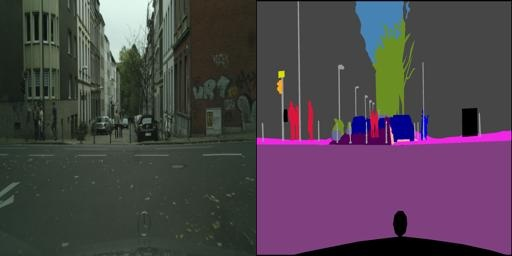
#> input picture DATA/train/10.jpg, 512 x 256 px; its folder holds only this picture in this run
$ python save_data_as_npy.py
#> lines starting #> are read from the running program, lines starting #| are printed output that depends on the picture
import numpy as np
import cv2
import glob
import matplotlib.pyplot as plt
import time

train_images = []
train_output = []
test_images = []
test_output = []

t1 = time.time()


files = glob.glob('./DATA/train/*')
print(len(files))

for image_file in files:
    image = cv2.imread(image_file)
#> image is the input picture: shape (256, 512, 3); mean B, G, R 76.4, 66.9, 77.3
    image1, image2 = np.split(image,2,1)
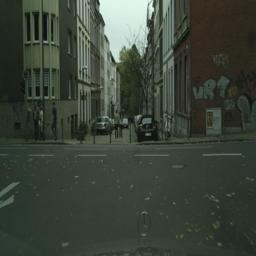
#> image1: shape (256, 256, 3); mean B, G, R 57.6, 67.7, 59.8
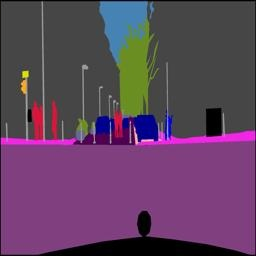
#> image2: shape (256, 256, 3); mean B, G, R 95.1, 66.1, 94.9
    train_images.append(image1)
    train_output.append(image2)

files = glob.glob('./DATA/test/*')
print(len(files))

for image_file in files:
    image = cv2.imread(image_file)
    image1, image2 = np.split(image,2,1)
    test_images.append(image1)
    test_output.append(image2)

t2 = time.time()

print(f"Time took to read: {t2-t1} seconds.")


np.save('./DATA/train_images.npy', train_images)
np.save('./DATA/train_optput.npy', train_output)
np.save('./DATA/test_images.npy', test_images)
np.save('./DATA/test_output.npy', test_output)

t3 = time.time()

print(f"Time took to save: {t3-t2} seconds.")
    # [10 lines of commented-out code are left out]

$ run again, on DATA/train/116.jpg
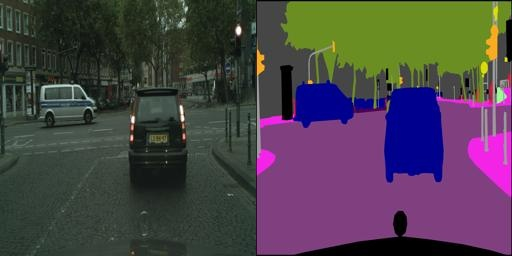
#> input picture DATA/train/116.jpg, 512 x 256 px
#> image is the input picture: shape (256, 512, 3); mean B, G, R 73.3, 65.8, 74.8
#> `image1, image2 = np.split(image,2,1)`:
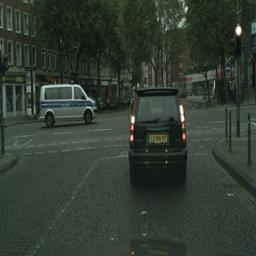
#> image1: shape (256, 256, 3); mean B, G, R 49.9, 59.4, 49.4
#> `image1, image2 = np.split(image,2,1)`:
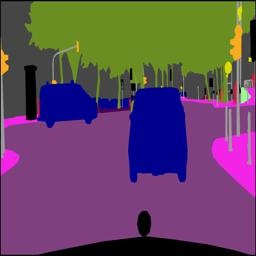
#> image2: shape (256, 256, 3); mean B, G, R 96.7, 72.2, 100.1

$ run again, on DATA/train/1308.jpg
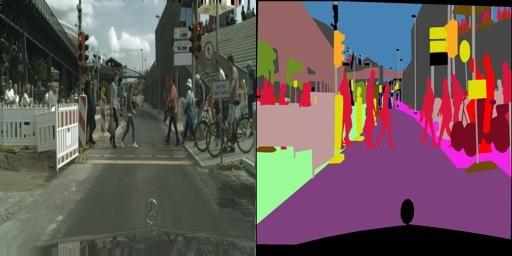
#> input picture DATA/train/1308.jpg, 512 x 256 px
#> image is the input picture: shape (256, 512, 3); mean B, G, R 90, 88.1, 105.1
#> `image1, image2 = np.split(image,2,1)`:
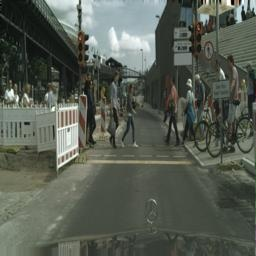
#> image1: shape (256, 256, 3); mean B, G, R 82.5, 92.8, 86.6
#> `image1, image2 = np.split(image,2,1)`:
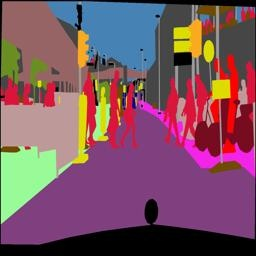
#> image2: shape (256, 256, 3); mean B, G, R 97.4, 83.5, 123.6

$ run again, on DATA/train/1309.jpg
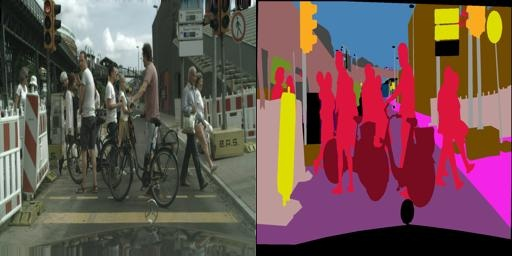
#> input picture DATA/train/1309.jpg, 512 x 256 px
#> image is the input picture: shape (256, 512, 3); mean B, G, R 82.1, 83.3, 111.5
#> `image1, image2 = np.split(image,2,1)`:
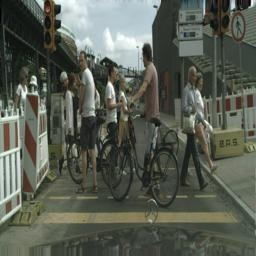
#> image1: shape (256, 256, 3); mean B, G, R 83.4, 94.1, 89.1
#> `image1, image2 = np.split(image,2,1)`:
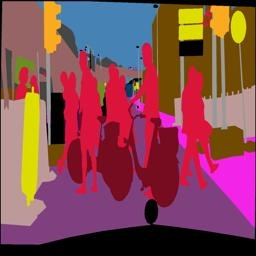
#> image2: shape (256, 256, 3); mean B, G, R 80.8, 72.4, 133.8

$ run again, on DATA/train/100.jpg
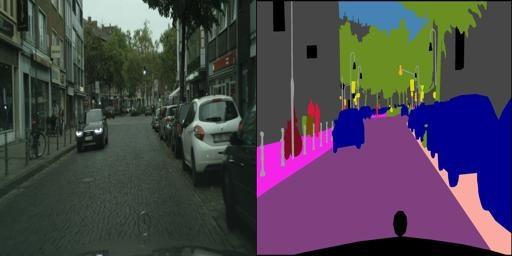
#> input picture DATA/train/100.jpg, 512 x 256 px
#> image is the input picture: shape (256, 512, 3); mean B, G, R 79, 67.6, 73.9
#> `image1, image2 = np.split(image,2,1)`:
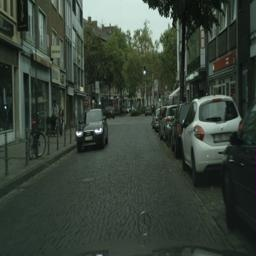
#> image1: shape (256, 256, 3); mean B, G, R 58.1, 67.8, 57.2
#> `image1, image2 = np.split(image,2,1)`:
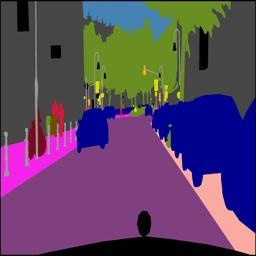
#> image2: shape (256, 256, 3); mean B, G, R 99.8, 67.4, 90.5
